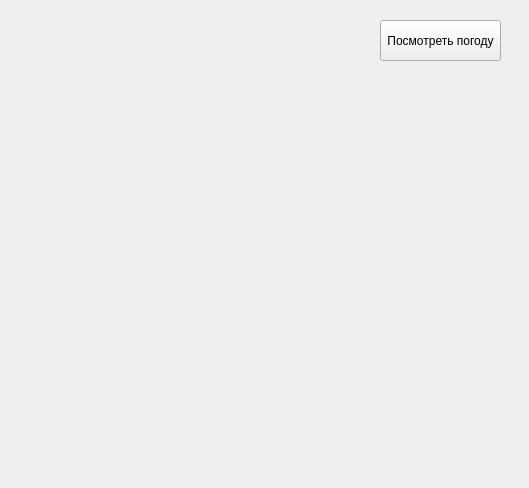
<?xml version="1.0" encoding="UTF-8"?>
<ui version="4.0">
 <class>WeatherWidget</class>
 <widget class="QWidget" name="WeatherWidget">
  <property name="geometry">
   <rect>
    <x>0</x>
    <y>0</y>
    <width>529</width>
    <height>488</height>
   </rect>
  </property>
  <property name="windowTitle">
   <string>weather</string>
  </property>
  <widget class="QPushButton" name="button_submit">
   <property name="geometry">
    <rect>
     <x>380</x>
     <y>20</y>
     <width>121</width>
     <height>41</height>
    </rect>
   </property>
   <property name="text">
    <string>Посмотреть погоду</string>
   </property>
  </widget>
  <widget class="QWidget" name="gridLayoutWidget">
   <property name="geometry">
    <rect>
     <x>20</x>
     <y>80</y>
     <width>491</width>
     <height>381</height>
    </rect>
   </property>
   <layout class="QGridLayout" name="gridLayout"/>
  </widget>
 </widget>
 <resources/>
 <connections/>
</ui>
